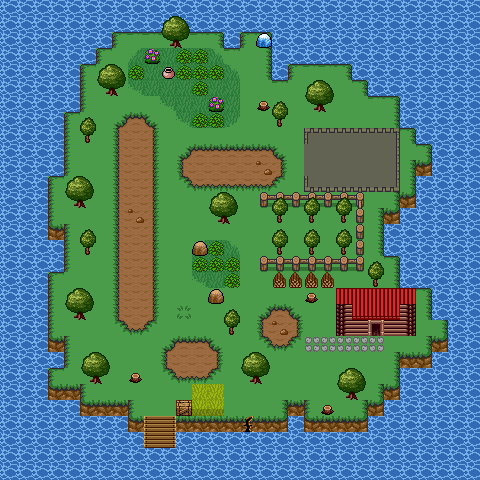

A level layout from a 2D game, rendered from its tile map. Below: a short description, then the map file with tile-grid data replaced by summaries:
An orthogonal 30x30 tile map with 16x16 px tiles, 5 tile layers (Collision, Action, Terrain, TerrainOverlay, ...).

<map version="1.0" tiledversion="1.1.5" orientation="orthogonal" renderorder="right-down" width="30" height="30" tilewidth="16" tileheight="16" infinite="0" nextobjectid="1">
 <tileset firstgid="1" source="testtileset.tsx" />
 <layer name="Collision" width="30" height="30">
  <data>[900 cells, 196 non-empty, 1 distinct tile ids]</data>
 </layer>
 <layer name="Action" width="30" height="30" opacity="0.9">
  <data>[900 cells, 1 non-empty, 1 distinct tile ids]</data>
 </layer>
 <layer name="Terrain" width="30" height="30">
  <data>[900 cells, 900 non-empty, 48 distinct tile ids]</data>
 </layer>
 <layer name="TerrainOverlay" width="30" height="30">
  <data>[900 cells, 4 non-empty, 2 distinct tile ids]</data>
 </layer>
 <layer name="Objects" width="30" height="30">
  <data>[900 cells, 101 non-empty, 21 distinct tile ids]</data>
 </layer>
</map>